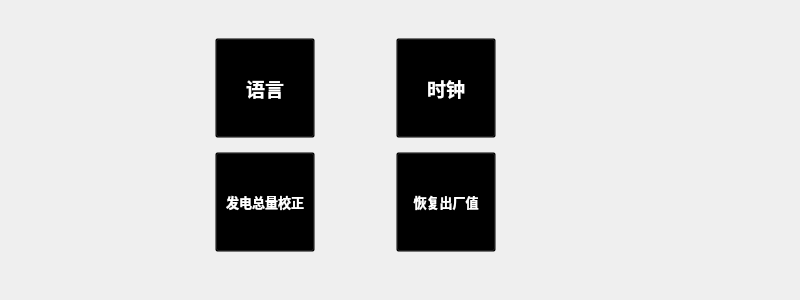
<?xml version="1.0" encoding="UTF-8"?>
<ui version="4.0">
 <class>SystemPara</class>
 <widget class="QWidget" name="SystemPara">
  <property name="geometry">
   <rect>
    <x>0</x>
    <y>0</y>
    <width>800</width>
    <height>300</height>
   </rect>
  </property>
  <property name="windowTitle">
   <string>Form</string>
  </property>
  <widget class="QWidget" name="layoutWidget">
   <property name="geometry">
    <rect>
     <x>140</x>
     <y>30</y>
     <width>431</width>
     <height>231</height>
    </rect>
   </property>
   <layout class="QGridLayout" name="gridLayout">
    <item row="0" column="0">
     <widget class="QToolButton" name="language">
      <property name="minimumSize">
       <size>
        <width>100</width>
        <height>100</height>
       </size>
      </property>
      <property name="font">
       <font>
        <family>AR PL UKai CN</family>
        <pointsize>14</pointsize>
        <weight>75</weight>
        <bold>true</bold>
       </font>
      </property>
      <property name="styleSheet">
       <string notr="true">background:transparent;color:white;</string>
      </property>
      <property name="text">
       <string>语言</string>
      </property>
      <property name="icon">
       <iconset resource="InverterController.qrc">
        <normaloff>:/images/yuyantishi.png</normaloff>:/images/yuyantishi.png</iconset>
      </property>
      <property name="iconSize">
       <size>
        <width>60</width>
        <height>60</height>
       </size>
      </property>
      <property name="toolButtonStyle">
       <enum>Qt::ToolButtonTextUnderIcon</enum>
      </property>
     </widget>
    </item>
    <item row="0" column="1">
     <widget class="QToolButton" name="clock">
      <property name="minimumSize">
       <size>
        <width>100</width>
        <height>100</height>
       </size>
      </property>
      <property name="font">
       <font>
        <family>AR PL UKai CN</family>
        <pointsize>14</pointsize>
        <weight>75</weight>
        <bold>true</bold>
       </font>
      </property>
      <property name="styleSheet">
       <string notr="true">background:transparent;color:white;</string>
      </property>
      <property name="text">
       <string>时钟</string>
      </property>
      <property name="icon">
       <iconset resource="InverterController.qrc">
        <normaloff>:/images/time.png</normaloff>:/images/time.png</iconset>
      </property>
      <property name="iconSize">
       <size>
        <width>60</width>
        <height>60</height>
       </size>
      </property>
      <property name="toolButtonStyle">
       <enum>Qt::ToolButtonTextUnderIcon</enum>
      </property>
     </widget>
    </item>
    <item row="1" column="0">
     <widget class="QToolButton" name="revise">
      <property name="minimumSize">
       <size>
        <width>100</width>
        <height>100</height>
       </size>
      </property>
      <property name="font">
       <font>
        <family>AR PL UKai CN</family>
        <pointsize>10</pointsize>
        <weight>75</weight>
        <bold>true</bold>
       </font>
      </property>
      <property name="styleSheet">
       <string notr="true">background:transparent;color:white;</string>
      </property>
      <property name="text">
       <string>发电总量校正</string>
      </property>
      <property name="icon">
       <iconset resource="InverterController.qrc">
        <normaloff>:/images/zhongfadian.png</normaloff>:/images/zhongfadian.png</iconset>
      </property>
      <property name="iconSize">
       <size>
        <width>60</width>
        <height>60</height>
       </size>
      </property>
      <property name="toolButtonStyle">
       <enum>Qt::ToolButtonTextUnderIcon</enum>
      </property>
     </widget>
    </item>
    <item row="1" column="1">
     <widget class="QToolButton" name="restore">
      <property name="minimumSize">
       <size>
        <width>100</width>
        <height>100</height>
       </size>
      </property>
      <property name="font">
       <font>
        <family>AR PL UKai CN</family>
        <pointsize>10</pointsize>
        <weight>75</weight>
        <bold>true</bold>
       </font>
      </property>
      <property name="styleSheet">
       <string notr="true">background:transparent;color:white;</string>
      </property>
      <property name="text">
       <string>恢复出厂值</string>
      </property>
      <property name="icon">
       <iconset resource="InverterController.qrc">
        <normaloff>:/images/chuchangshezi.png</normaloff>:/images/chuchangshezi.png</iconset>
      </property>
      <property name="iconSize">
       <size>
        <width>60</width>
        <height>60</height>
       </size>
      </property>
      <property name="toolButtonStyle">
       <enum>Qt::ToolButtonTextUnderIcon</enum>
      </property>
     </widget>
    </item>
   </layout>
  </widget>
 </widget>
 <resources>
  <include location="InverterController.qrc"/>
 </resources>
 <connections/>
</ui>
